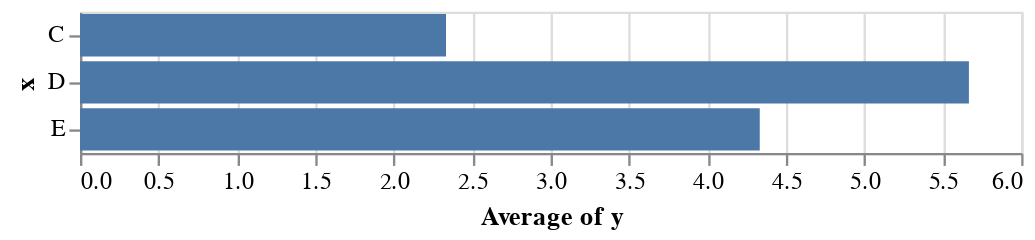

Notebook code cell kept with this figure:
### Code cell
alt.Chart(df).mark_bar().encode(y='x',x='average(y)')

### Figure 1 — Vega-Lite specification as saved in the notebook (floating-point values rounded to 4 significant figures)
{"config": {"view": {"continuousWidth": 400, "continuousHeight": 300}}, "data": {"name": "data-34c81466daa8eec198d9f2eca27e530c"}, "mark": "bar", "encoding": {"x": {"type": "quantitative", "aggregate": "average", "field": "y"}, "y": {"type": "nominal", "field": "x"}}, "$schema": "https://vega.github.io/schema/vega-lite/v4.0.0.json", "datasets": {"data-34c81466daa8eec198d9f2eca27e530c": [{"x": "C", "y": 1}, {"x": "C", "y": 2}, {"x": "C", "y": 4}, {"x": "D", "y": 9}, {"x": "D", "y": 7}, {"x": "D", "y": 1}, {"x": "E", "y": 6}, {"x": "E", "y": 4}, {"x": "E", "y": 3}]}}
